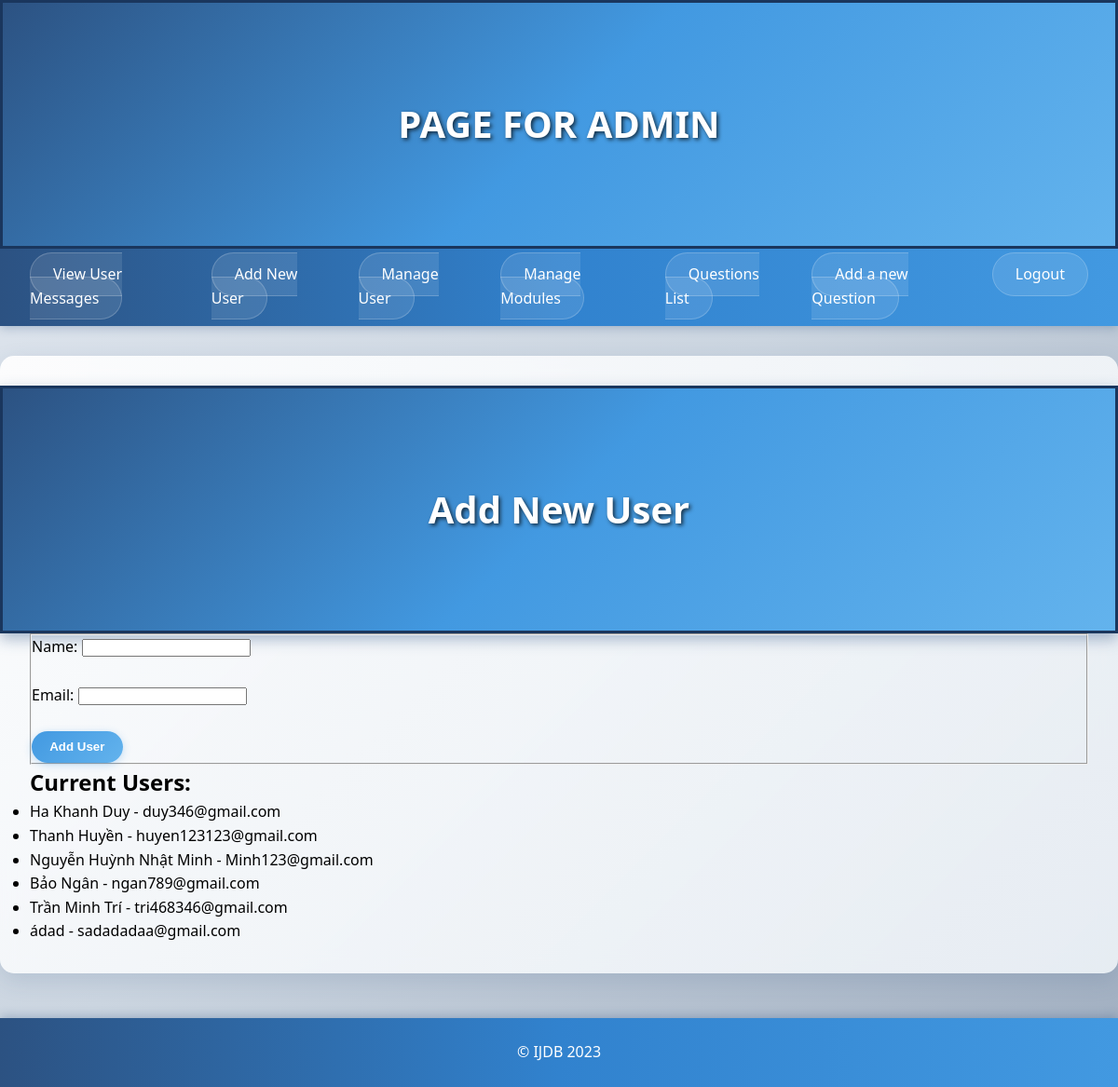
Screenshot of /COURSEWORK/admin/adduser.php with the database file from the repository.
### tables this page shows
CREATE TABLE `author` (
  `id` int(11) NOT NULL,
  `name` varchar(255) DEFAULT NULL,
  `email` varchar(255) DEFAULT NULL
);

### COURSEWORK/admin/adduser.php (called while the page is built, shortened)
<?php
if(isset($_POST['name']) && isset($_POST['email'])){
    try{
        include '../includes/DatabaseConnection.php';
        include '../includes/DataBaseFunction.php';
        addUser($pdo, $_POST['name'], $_POST['email']);
        header('location: manageuser.php');
        exit();
    }catch (PDOException $e){
        $title = 'An error has occurred';
        $output = 'Database error: ' . $e->getMessage();
    }
}else{
    include '../includes/DatabaseConnection.php';
    include '../includes/DataBaseFunction.php';
    $users = allusers($pdo);
    include '../templates/adduser.html.php';
}
include '../templates/admin_layout.html.php';

### COURSEWORK/includes/DataBaseFunction.php (called while the page is built, shortened)
<?php
function query($pdo, $sql, $parameters = []){
    $query = $pdo->prepare($sql);
    $query->execute($parameters);
    return $query;
}
function allusers($pdo) {
    $users = query($pdo ,'SELECT * FROM author');
    return $users -> fetchALL();
}

### COURSEWORK/templates/adduser.html.php (the view)
<h1>Add New User</h1>
<form action="" method="post">
    <fieldset>
        <label for="name">Name:</label>
        <input type="text" name="name" id="name" required>
        <br><br>
        <label for="email">Email:</label>
        <input type="email" name="email" id="email" required>
        <br><br>
        <input type="submit" value="Add User">
    </fieldset>
</form>
<h2>Current Users:</h2>
<ul>
    <?php if(!empty($users)): ?>
        <?php foreach($users as $user): ?>
            <li><?=htmlspecialchars($user['name'], ENT_QUOTES, 'UTF-8')?> - <?=htmlspecialchars($user['email'], ENT_QUOTES, 'UTF-8')?></li>
        <?php endforeach; ?>
    <?php else: ?>
        <li>No users found.</li>
    <?php endif; ?>
</ul>

### COURSEWORK/questions.css (style rules this page uses)
* { margin: 0; padding: 0; box-sizing: border-box; }
h1 { width: 100vw; height: 33.33vh; background: linear-gradient(135deg, #2c5282 0%, #4299e1 50%, #63b3ed 100%); border: 3px solid #1a365d; color: #ffffff; font-weight: bold; font-size: 2.5rem; text-align: center; display: flex; align-items: center; justify-content: center; margin-left: calc(-50vw + 50%); text-shadow: 2px 2px 4px rgba(0,0,0,0.7); box-shadow: 0 6px 15px rgba(44, 82, 130, 0.4); }
body { font-family: 'Segoe UI', Tahoma, Geneva, Verdana, sans-serif; line-height: 1.6; background: linear-gradient(135deg, #e2e8f0 0%, #cbd5e0 50%, #a0aec0 100%); min-height: 100vh; }
form input[type="submit"], .btn { background: linear-gradient(135deg, #4299e1 0%, #63b3ed 100%); color: white; border: none; padding: 0.6rem 1.2rem; border-radius: 20px; cursor: pointer; font-weight: bold; transition: all 0.3s ease; box-shadow: 0 2px 8px rgba(66, 153, 225, 0.3); }

### rows the page displays
author: name "Ha Khanh Duy", email "duy346@gmail.com"
author: name "Thanh Huyền", email "huyen123123@gmail.com"
author: name "Nguyễn Huỳnh Nhật Minh", email "Minh123@gmail.com"
author: name "Bảo Ngân", email "ngan789@gmail.com"
author: name "Trần Minh Trí", email "tri468346@gmail.com"
author: name "ádad", email "sadadadaa@gmail.com"
